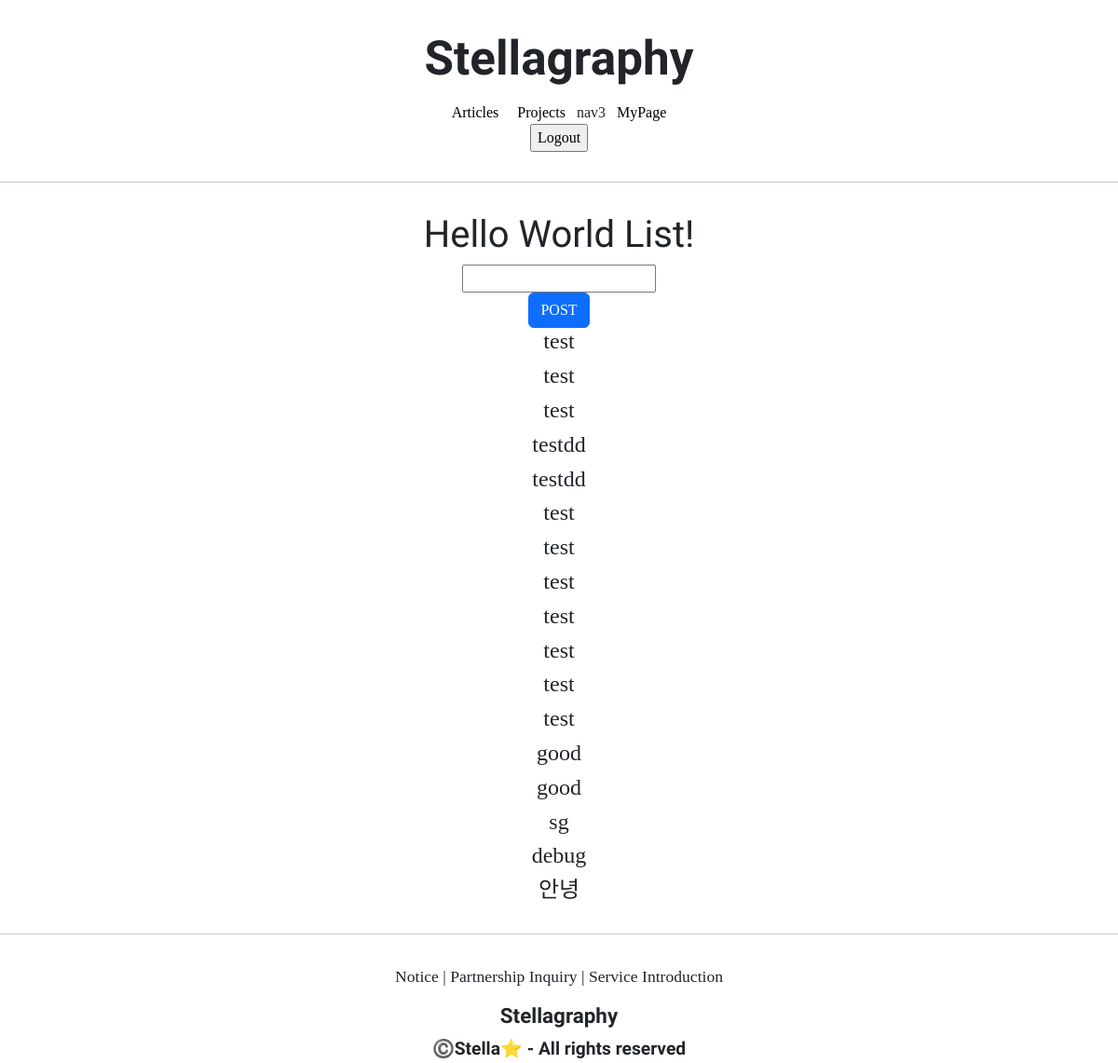
/accounts/hello_world/ (signed in), run on the app's committed database.
### accountapp/models.py (models this page shows)
class HelloWorld(models.Model):
    text = models.CharField(max_length=255, null=False)

### accountapp/views.py (the view)
# urls.py: path('hello_world/', hello_world, name='hello_world'),
@login_required
def hello_world(request):
    if request.method == "POST":
        temp = request.POST.get('hello_world_input')
        new_hello_world = HelloWorld()
        new_hello_world.text = temp
        new_hello_world.save()
        return HttpResponseRedirect(reverse('accountapp:hello_world'))
    else:
        hello_world_list = HelloWorld.objects.all()
        return render(request, 'accountapp/hello_world.html', context={'hello_world_list': hello_world_list})

### accountapp/templates/accountapp/hello_world.html (shortened to what this page needs)
{% extends 'base.html' %}
{% block content %}
    <div style="border-radius: 1rem; margin: 2rem; text-align: center">
        <h1 style="font-family: 'Sedan', serif;">
            Hello World List!
        </h1>
        <form action="/account/hello_world/" method="post">
            <div>
                <input type="text" name="hello_world_input">
            </div>
            <div>
                <input type="submit" class="btn btn-primary" value="POST">
            </div>
        </form>
        {% if hello_world_list %}
            {% for hello_world in hello_world_list %}
            <h4>
                {{ hello_world.text }}
            </h4>
            {% endfor %}
        {% endif %}
    </div>
{% endblock %}

### data on the page
HelloWorld: text "test"
HelloWorld: text "test"
HelloWorld: text "test"
HelloWorld: text "testdd"
HelloWorld: text "testdd"
HelloWorld: text "test"
HelloWorld: text "test"
HelloWorld: text "test"
HelloWorld: text "test"
HelloWorld: text "test"
HelloWorld: text "test"
HelloWorld: text "test"
HelloWorld: text "good"
HelloWorld: text "good"
HelloWorld: text "sg"
HelloWorld: text "debug"
HelloWorld: text "안녕"
